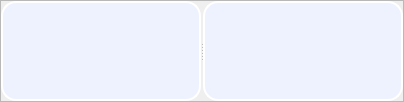
                <widget class="QFrame" name="Result_QF_2">
                 <property name="styleSheet">
                  <string notr="true"/>
                 </property>
                 <property name="frameShape">
                  <enum>QFrame::StyledPanel</enum>
                 </property>
                 <property name="frameShadow">
                  <enum>QFrame::Raised</enum>
                 </property>
                 <layout class="QVBoxLayout" name="verticalLayout_39">
                  <property name="spacing">
                   <number>0</number>
                  </property>
                  <property name="leftMargin">
                   <number>0</number>
                  </property>
                  <property name="topMargin">
                   <number>0</number>
                  </property>
                  <property name="rightMargin">
                   <number>0</number>
                  </property>
                  <property name="bottomMargin">
                   <number>0</number>
                  </property>
                  <item>
                   <widget class="QSplitter" name="splitter_2">
                    <property name="styleSheet">
                     <string notr="true">#splitter::handle{background: 1px solid  rgba(200, 200, 200,100);}</string>
                    </property>
                    <property name="orientation">
                     <enum>Qt::Horizontal</enum>
                    </property>
                    <property name="handleWidth">
                     <number>2</number>
                    </property>
                    <widget class="QLabel" name="pre_video_3">
                     <property name="minimumSize">
                      <size>
                       <width>200</width>
                       <height>100</height>
                      </size>
                     </property>
                     <property name="styleSheet">
                      <string notr="true">background-color: rgb(238, 242, 255);
border:2px solid rgb(255, 255, 255);
border-radius:15px</string>
                     </property>
                     <property name="text">
                      <string/>
                     </property>
                     <property name="alignment">
                      <set>Qt::AlignCenter</set>
                     </property>
                    </widget>
                    <widget class="QLabel" name="res_video_3">
                     <property name="minimumSize">
                      <size>
                       <width>200</width>
                       <height>100</height>
                      </size>
                     </property>
                     <property name="styleSheet">
                      <string notr="true">background-color: rgb(238, 242, 255);
border:2px solid rgb(255, 255, 255);
border-radius:15px</string>
                     </property>
                     <property name="text">
                      <string/>
                     </property>
                     <property name="alignment">
                      <set>Qt::AlignCenter</set>
                     </property>
                    </widget>
                   </widget>
                  </item>
                 </layout>
                </widget>
